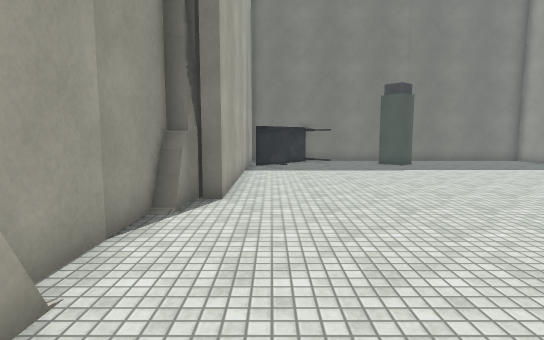
View 1 (above)

15 first-person views from a walk through a 3-D level made in the Unity game engine. The camera is 1.5 m above the floor, tilts 6° down and sees 80° across. The floor is counted in squares, 1 m on a side. Each view is taken from the middle of a square. On the plan, view 1 faces up. The plan holds only what a view shows up to about 15 squares ahead; the rest is blank. The place goes on beyond the plan. The player character is not drawn. Some animated figures are not drawn. Some surface patterns are stand-ins.

View 2
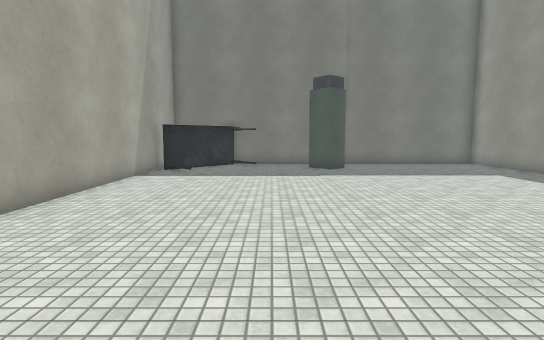

View 3
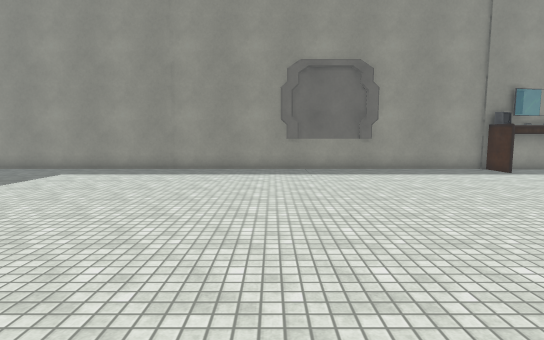

View 4
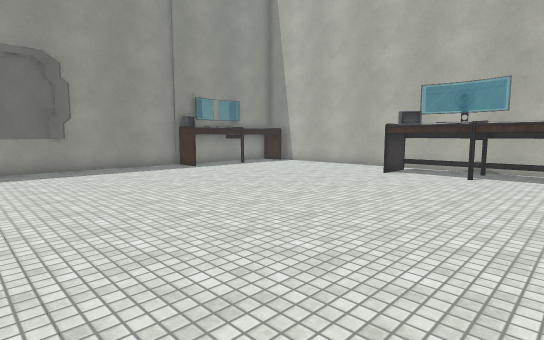

View 5
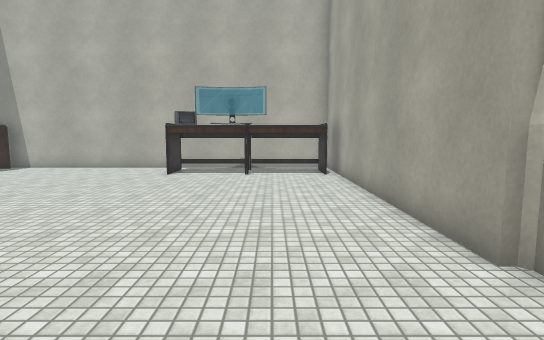

View 6
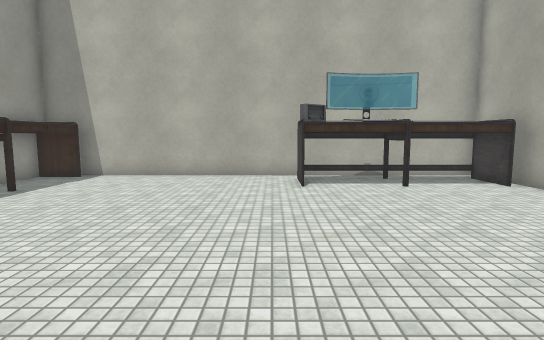

View 7
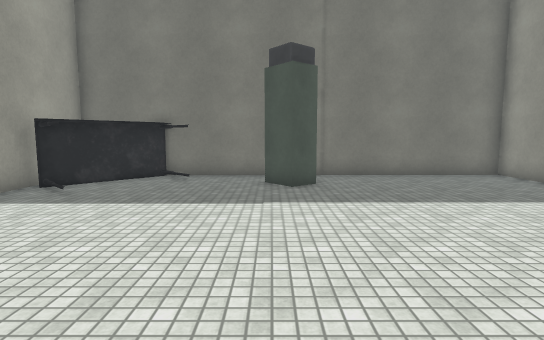

View 8
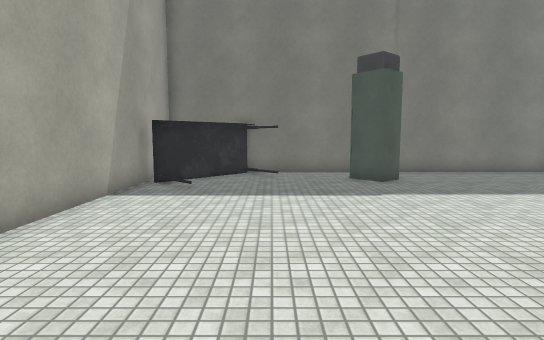

View 9
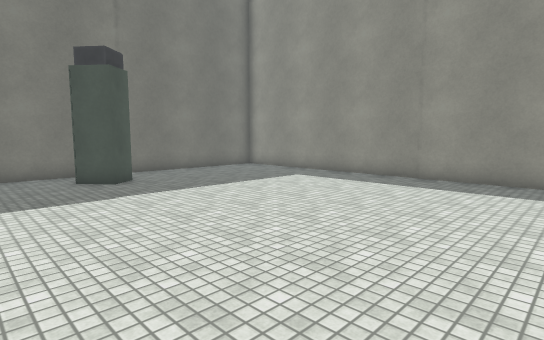

View 10
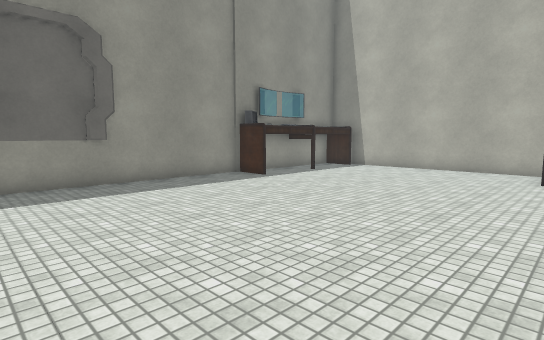

View 11
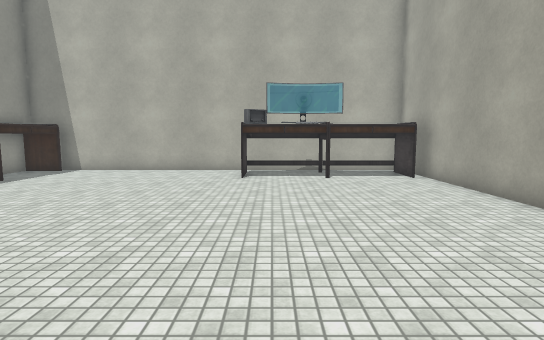

View 12
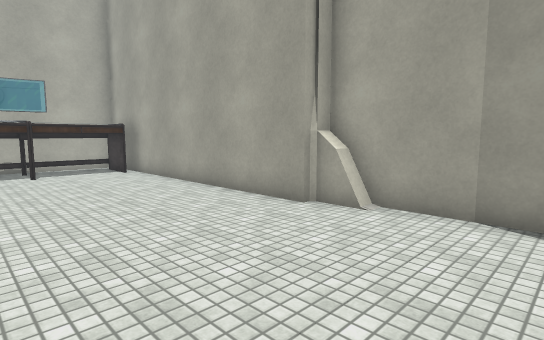

View 13
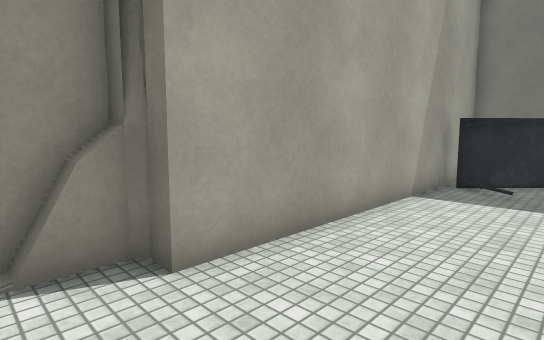

View 14
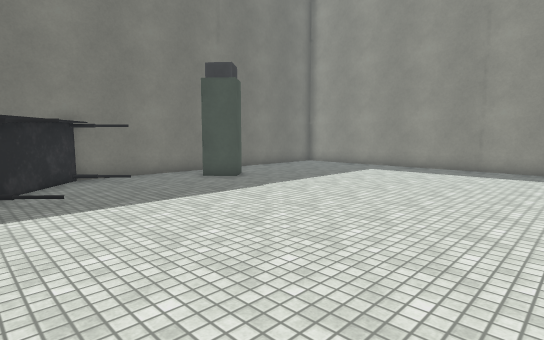

View 15
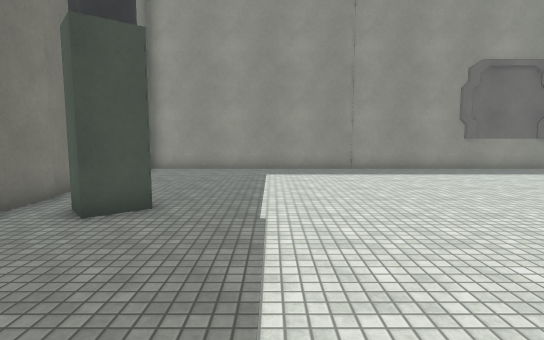

### Floor plan
Key: @ floor where view 1 was taken; # wall or solid block; . floor; T table; O other object.
Columns run from 3 left of view 1 to 15 right of it. Each row starts with its distance up from view 1.
 20      ##############
 19     ##............#
 18   #TT.....O.......#
 17   #T.....OO.......#
 16   #...............#
 15   #...............#
 14   #...............#
 13   #...............#
 12   #...............#
 11   #...............#
 10   #...............#
  9   #...............#
  8 ###...............#
  7 ##................#
  6 #.................#
  5 #.................#
  4 #.................#
  3 #.................#
  2 ##................#
  1  #................#
  0  #.@..............#
 -1  #................#
 -2  #................#
 -3  #................#
 -4  #..............OO#
 -5  #..............OO#
 -6  #..............OO#
 -7  #..............O #
 -8  #OOOOOOO.......O #
 -9  #OOOOOOO.......O #
-10  #..............OO#
-11  ###############

Where each view was taken, in squares from view 1:
view 1: 0 up, 0 right, facing up
view 2: 2 up, 4 right, facing up
view 3: 6 up, 0 right, facing right
view 4: 5 up, 1 left, facing down-right
view 5: 5 up, 1 right, facing down
view 6: 2 up, 6 right, facing down
view 7: 7 up, 6 right, facing up
view 8: 6 up, 3 right, facing up
view 9: 6 up, 3 right, facing up-right
view 10: 5 up, 4 right, facing down-right
view 11: 4 up, 4 right, facing down
view 12: 6 up, 4 right, facing down-left
view 13: 6 up, 2 right, facing up-left
view 14: 7 up, 1 left, facing up-right
view 15: 14 up, 0 right, facing right
